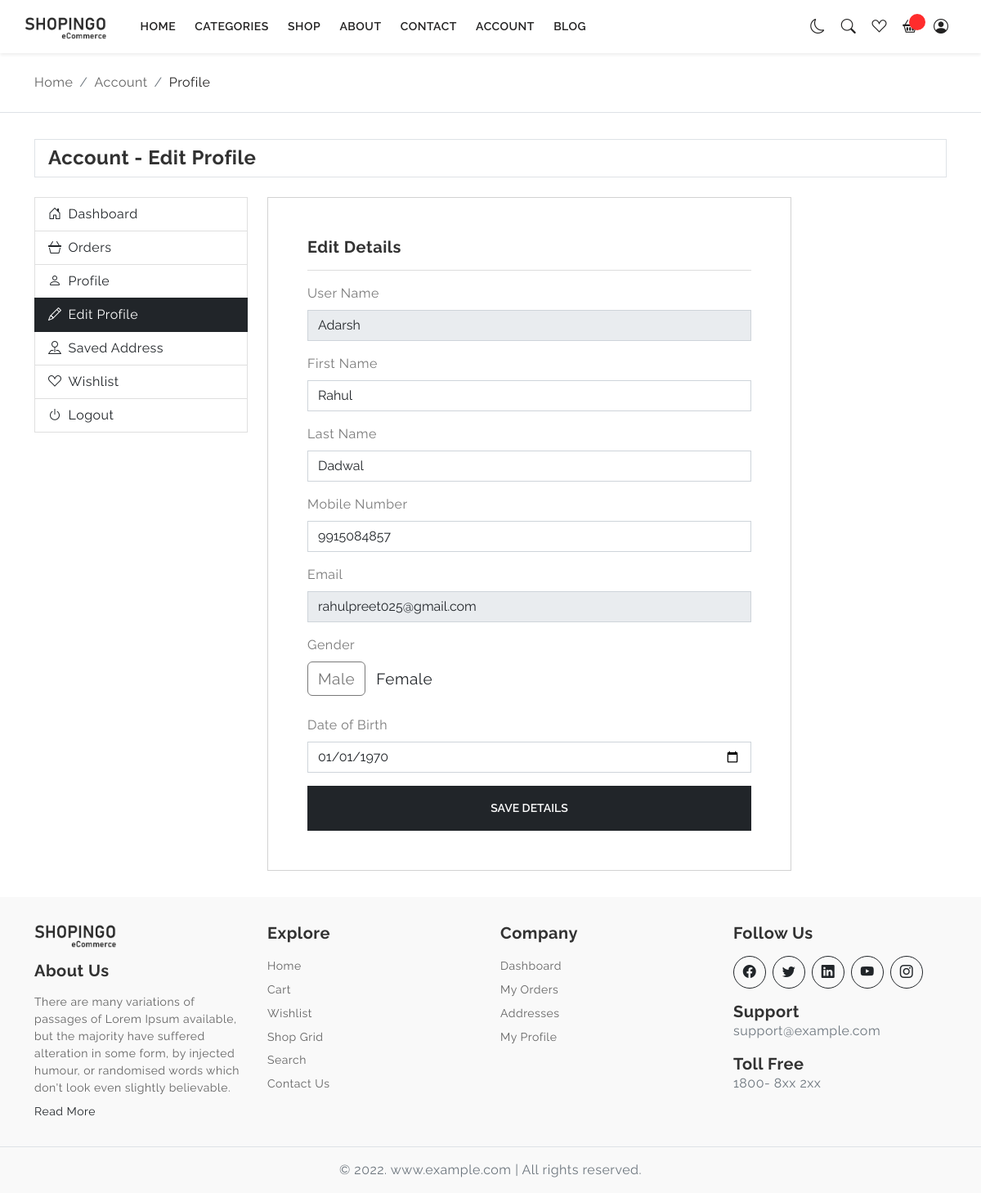
Page /src/view/account-edit-profile.php (signed in) on the committed database.
### tables this page shows
CREATE TABLE `users_table` (
  `id` int NOT NULL,
  `username` varchar(255) NOT NULL,
  `email` varchar(255) NOT NULL,
  `password` varchar(255) NOT NULL,
  `first_name` varchar(255) DEFAULT NULL,
  `last_name` varchar(255) DEFAULT NULL,
  `mobile_number` text NOT NULL,
  `gender` int DEFAULT NULL,
  `dob` date DEFAULT NULL,
  `created_at` timestamp NOT NULL DEFAULT CURRENT_TIMESTAMP,
  `updated_at` datetime DEFAULT NULL
);

### src/controller/user_data_handle.php (called while the page is built, shortened)
<?php
include '../model/user_data_manage.php';
$user_id = $_SESSION['user_id'];
$col = "*";
$table = "users_table";
$condition = "id = $user_id ";
$data_container = fetchUserData($col, $table, $condition);
?>

### src/model/user_data_manage.php (called while the page is built, shortened)
<?php
include '../../config/connection.php';
function fetchUserData($col, $table, $condition)
{
    global $conn;
    $data_container = array();
    $fetch_query = "SELECT $col FROM $table WHERE $condition";
    $execute = mysqli_query($conn, $fetch_query);
    while ($row = mysqli_fetch_array($execute, MYSQLI_ASSOC)) {
        array_push($data_container, $row);
    }
    if (!empty($data_container)) {
        return $data_container;
    } else {
        return false;
    }
}
?>

### src/view/account-edit-profile.php (the view, shortened to what this page needs)
<?php
if (isset($_SESSION['user_login'])) {
  include '../../includes/header.php';
  include_once '../../includes/nav.php';
  require '../controller/user_data_handle.php';
  ?>
  <div class="page-content">
    <div class="py-4 border-bottom">
      <div class="container">
        <nav aria-label="breadcrumb">
          <ol class="breadcrumb mb-0">
            <li class="breadcrumb-item"><a href="javascript:;">Home</a></li>
            <li class="breadcrumb-item"><a href="javascript:;">Account</a></li>
            <li class="breadcrumb-item active" aria-current="page">Profile</li>
          </ol>
        </nav>
      </div>
    </div>
    <section class="section-padding">
      <div class="container">
        <div class="d-flex align-items-center px-3 py-2 border mb-4">
          <div class="text-start">
            <h4 class="mb-0 h4 fw-bold">Account - Edit Profile</h4>
          </div>
        </div>
        <div class="row">
          <div class="col-12 col-xl-3 filter-column">
            <nav class="navbar navbar-expand-xl flex-wrap p-0">
              <div class="offcanvas offcanvas-start" tabindex="-1" id="offcanvasNavbarFilter"
                aria-labelledby="offcanvasNavbarFilterLabel">
                <div class="offcanvas-body account-menu">
                  <div class="list-group w-100 rounded-0">
                    <a href="account-dashboard.php" class="list-group-item"><i
                        class="bi bi-house-door me-2"></i>Dashboard</a>
                    <a href="account-orders.php" class="list-group-item"><i class="bi bi-basket3 me-2"></i>Orders</a>
                    <a href="account-profile.php" class="list-group-item"><i class="bi bi-person me-2"></i>Profile</a>
                    <a href="account-edit-profile.php" class="list-group-item active"><i
                        class="bi bi-pencil me-2"></i>Edit Profile</a>
                    <a href="account-saved-address.php" class="list-group-item"><i class="bi bi-pin-map me-2"></i>Saved
                      Address</a>
                    <a href="wishlist.php" class="list-group-item"><i class="bi bi-suit-heart me-2"></i>Wishlist</a>
                    <a href="../controller/logout.php" class="list-group-item"><i class="bi bi-power me-2"></i>Logout</a>
                  </div>
                </div>
              </div>
            </nav>
          </div>
          <div class="col-12 col-xl-7">
            <div class="card rounded-0">
              <div class="card-body p-lg-5">
                <h5 class="mb-0 fw-bold">Edit Details
                </h5>
                <hr>
                <form action="../controller/user_data_handle.php" method="post" name="editDetailsForm"
                  id="editDetailsForm" onsubmit="return validateUserEditForm()">
                  <div class="row row-cols-1 g-3">
                    <div class="col-12">
                      <label for="username" class="form-label">User Name</label>
                      <input type="text" name="username" class="form-control rounded-0" id="username"
                        placeholder="User Name" value="<?php echo $data_container[0]['username']; ?>" disabled >
                    </div>
                    <div class="col-12">
                      <label for="firstname" class="form-label">First Name</label>
                      <input type="text" name="firstname" class="form-control rounded-0" id="firstname"
                        placeholder="First Name" value="<?php echo $data_container[0]['first_name']; ?>">
                    </div>
                    <div class="col-12">
                      <label for="lastname" class="form-label">Last Name</label>
                      <input type="text" name="lastname" class="form-control rounded-0" id="lastname"
                        placeholder="Last Name" value="<?php echo $data_container[0]['last_name']; ?>">
                    </div>
                    <div class="col-12">
                      <label for="floatingInputNumber" class="form-label">Mobile Number</label>
                      <input type="text" name="mobile_number" class="form-control rounded-0" id="floatingInputNumber"
                        placeholder="Mobile Number" value="<?php echo $data_container[0]['mobile_number']; ?>">
                    </div>
                    <div class="col-12">
                      <label for="floatingInputEmail" class="form-label">Email</label>
                      <input type="text" name="email" class="form-control rounded-0" id="floatingInputEmail"
                        placeholder="Email" value="<?php echo $data_container[0]['email']; ?>" disabled>
                    </div>
                    <div class="col-12 mb-2">
                      <label for="gender" class="form-label">Gender</label><br>
                      <?php
                      $genders = [
                        ['id' => 'male', 'label' => 'Male', 'value' => '1'],
                        ['id' => 'female', 'label' => 'Female', 'value' => '0'],
                      ];
                      foreach ($genders as $gender) {
                        echo '<label style="font-size:19px;" class="form-check-label btn" for="' . $gender['id'] . '">' .
                          $gender['label'] . '</label>';
                      }
                      ?>
                    </div>
                  </div>
                  <div class="col-12 my-3">
                    <label for="floatingInputDOB" class="form-label">Date of Birth</label>
                    <input type="date" name="dob" class="form-control rounded-0" max="2015-01-01" id="dob"
                      value="<?php echo $data_container[0]['dob']; ?>">
                  </div>
                  <div class="col-12">
                    <button type="submit" name="edit_user_btn" class="btn btn-dark py-3 btn-ecomm w-100">Save
                      Details</button>
                  </div>
              </div>
            </div>
          </div>
        </div>
      </div>
  </div>
  <?php include '../../includes/footer.php' ?>
  </body>
  </html>
<?php } else {
  header("Location: ./login.php");
}
?>

### assets/css/style.css (style rules this page uses)
body { color: #797979; letter-spacing: 0.5px; background-color: #ffffff; font-family: 'Raleway', sans-serif; }
::placeholder { opacity: 0.5 !important; }
.h1, .h2, .h3, .h4, .h5, .h6, h1, h2, h3, h4, h5, h6 { color: #323232; }
.offcanvas-start { width: 280px; }
.page-content { padding-top: 65px; }
.btn-ecomm { font-size: 14px; text-transform: uppercase; font-weight: 600; padding: 0.5rem 1.5rem; border-radius: 0; z-index: 6; }
.filter-column .offcanvas-start { width: 320px; }
.filter-column .offcanvas { z-index: 21; }
@media (min-width: 1200px) { .filter-column .offcanvas { z-index: 19; } }
.breadcrumb li a { color: #636363; }
.breadcrumb li.active { color: #222121; }
.section-padding { padding-top: 2rem !important; padding-bottom: 2rem !important; }
.account-menu .list-group-item { color: #212529; }
.account-menu .list-group-item.active { color: #ffffff; background-color: #212529; border-color: #212529; }

### rows in the picture
users_table: username "Adarsh", firstname "Rahul", lastname "Dadwal", mobile_number "9915084857", email "rahulpreet025@gmail.com", dob "01/01/1970"

### other values in the picture
$gender['label'] "Male"
$gender['label'] "Female"
